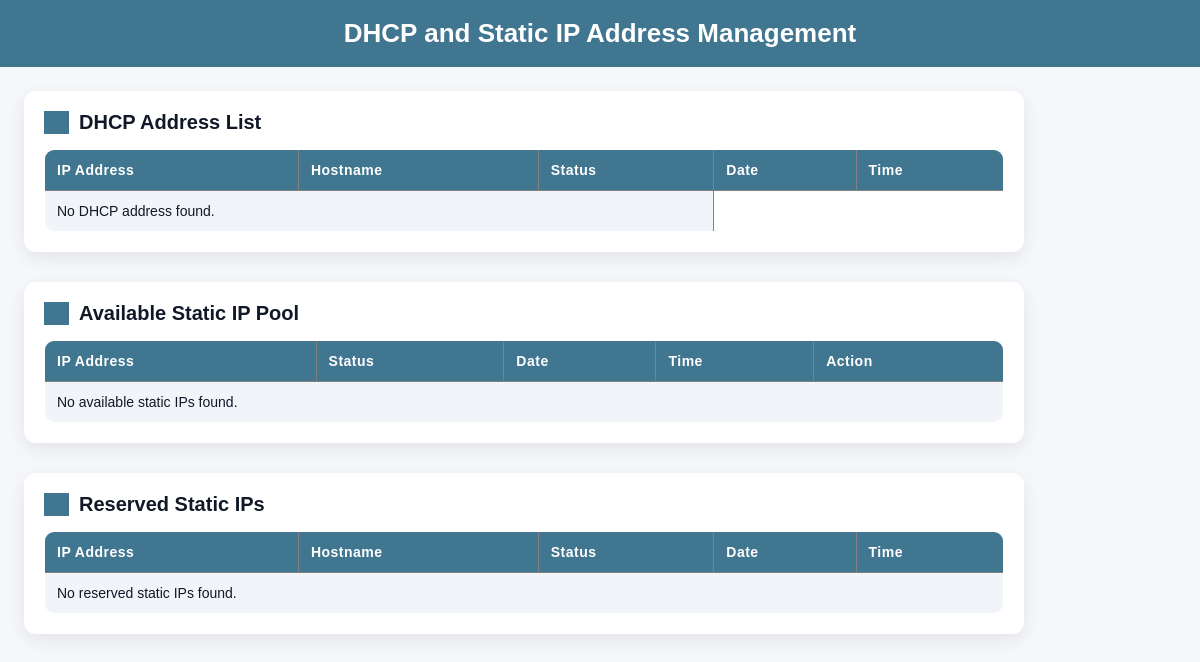
The app's page /, older data.
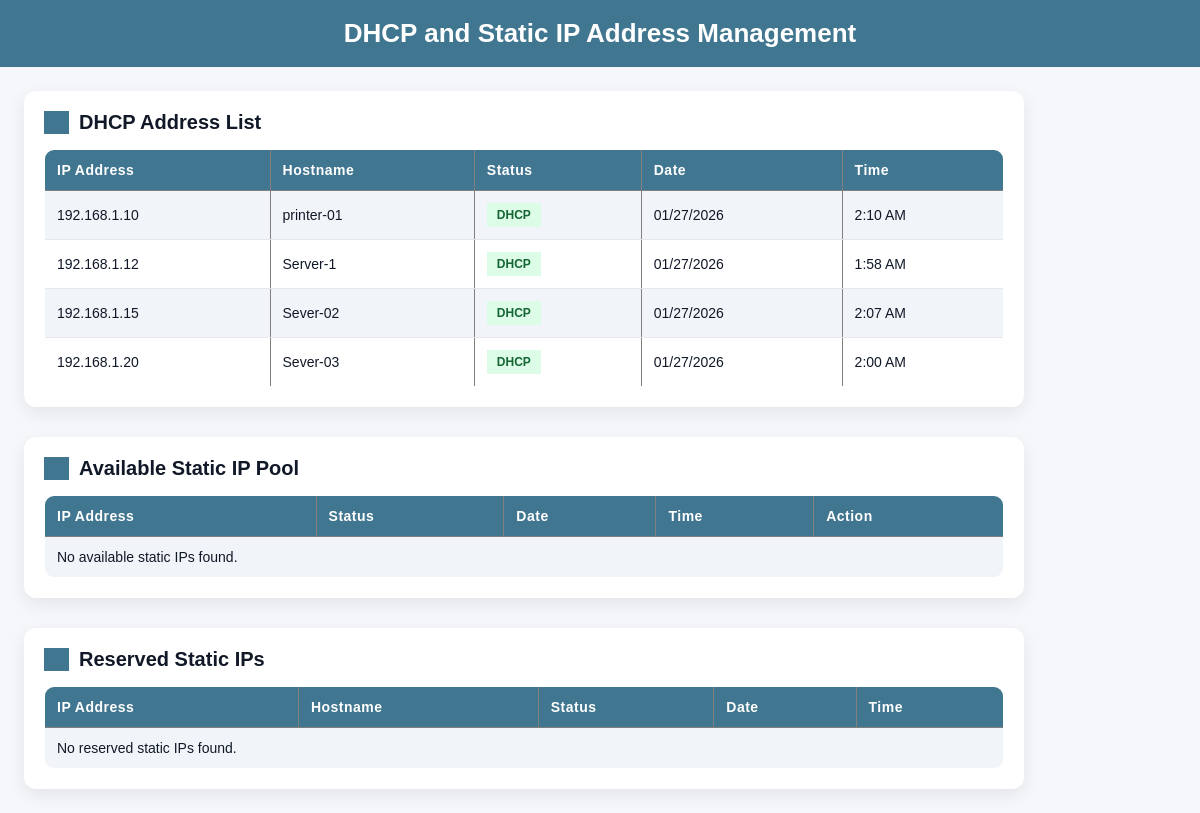
The same page, newer data.
### ipam/models.py (models this page shows)
class IPAddress(models.Model):
    ip_address = models.GenericIPAddressField(unique=True)
    hostname = models.CharField(max_length=100, blank=True)
    status = models.CharField(
        max_length=20,
        choices=[
            ('dhcp', 'DHCP'),
            ('available', 'Available (Static Pool)'),
            ('reserved', 'Reserved (Static In Use)'),
        ],
        default='dhcp'
    )
    updated_at = models.DateTimeField(auto_now=True)
    class Meta:
        verbose_name = "DHCP Address"
        verbose_name_plural = "IP Addresses"

### ipam/views.py (the view)
# urls.py: path('', dhcp_list, name='dhcp_list'),
def dhcp_list(request):
    dhcp_addresses = IPAddress.objects.filter(status='dhcp')
    available_static = IPAddress.objects.filter(status='available')
    reserved_static = IPAddress.objects.filter(status='reserved')
    return render(request, 'ipam/dhcp_list.html', {
        'dhcp_addresses': dhcp_addresses,
        'available_static': available_static,
        'reserved_static': reserved_static,
    })

### ipam/templates/ipam/dhcp_list.html (shortened to what this page needs)
<!DOCTYPE html>
{% load static %}
<html lang="en">
<head>
    <link rel="stylesheet" href="{% static 'css/style.css' %}">
</head>
<body>
    <header>
        <h1>DHCP and Static IP Address Management</h1>
    </header>
    <main>
        <section id="dhcp-section">
            <h2>DHCP Address List</h2>
            <table border="1" cellpadding="5">
                <tr>
                    <th>IP Address</th>
                    <th>Hostname</th>
                    <th>Status</th>
                    <th>Date</th>
                    <th>Time</th>
                </tr>
                {% for ip in dhcp_addresses %}
                <tr>
                    <td>{{ ip.ip_address }}</td>
                    <td>{{ ip.hostname|default:"-" }}</td>
                    <td>
                        <span class="status-badge status-{{ ip.status }}">
                            {{ ip.get_status_display }}
                        </span>
                    </td>
                    <td>{{ ip.updated_at|date:"m/d/Y" }}</td>
                    <td>{{ ip.updated_at|date:"g:i A" }}</td>
                </tr>
                {% empty %}
                <tr>
                    <td colspan="3">No DHCP address found.</td>
                </tr>
                {% endfor %}
            </table>
        </section>
        <section id="available-section" style="margin-top: 30px;">
            <h2>Available Static IP Pool</h2>
            <table border="1" cellpadding="5">
                <tr>
                    <th>IP Address</th>
                    <th>Status</th>
                    <th>Date</th>
                    <th>Time</th>
                    <th>Action</th>
                </tr>
                {% for ip in available_static %}
                <tr>
                    <td>{{ ip.ip_address }}</td>
                    <td>{{ ip.get_status_display }}</td>
                    <td>{{ ip.updated_at|date:"m/d/Y" }}</td>
                    <td>{{ ip.updated_at|date:"g:i A" }}</td>
                    <td class="flex">
                        <form action="{% url 'reserve_ip' ip.id %}" method="POST">
                            {% csrf_token %}
                            <button type="submit" class="reserve-btn">Reserve</button>
                        </form>
                    </td>
                </tr>
                {% empty %}
                <tr>
                    <td colspan="5">No available static IPs found.</td>
                </tr>
                {% endfor %}
            </table>
        </section>
        <section id="reserved-section" style="margin-top: 30px;">
            <h2>Reserved Static IPs</h2>
            <table border="1" cellpadding="5">
                <tr>
                    <th>IP Address</th>
                    <th>Hostname</th>
                    <th>Status</th>
                    <th>Date</th>
                    <th>Time</th>
                </tr>
                {% for ip in reserved_static %}
                <tr>
                    <td>{{ ip.ip_address }}</td>
                    <td>{{ ip.hostname|default:"-" }}</td>
                    <td>{{ ip.get_status_display }}</td>
                    <td>{{ ip.updated_at|date:"m/d/Y" }}</td>
                    <td>{{ ip.updated_at|date:"g:i A" }}</td>
                </tr>
                {% empty %}
                <tr>
                    <td colspan="5">No reserved static IPs found.</td>
                </tr>
                {% endfor %}
            </table>
        </section>
    </main>
</body>
</html>

Row changes from the older to the newer data that the page shows:
added IPAddress: ip_address "192.168.1.10", hostname "printer-01", status "DHCP", updated_at "01/27/2026", updated_at "2:10 AM"
added IPAddress: ip_address "192.168.1.12", hostname "Server-1", status "DHCP", updated_at "01/27/2026", updated_at "1:58 AM"
added IPAddress: ip_address "192.168.1.15", hostname "Sever-02", status "DHCP", updated_at "01/27/2026", updated_at "2:07 AM"
added IPAddress: ip_address "192.168.1.20", hostname "Sever-03", status "DHCP", updated_at "01/27/2026", updated_at "2:00 AM"
Text that changed along with them:
text no longer shown: "No DHCP address found."
